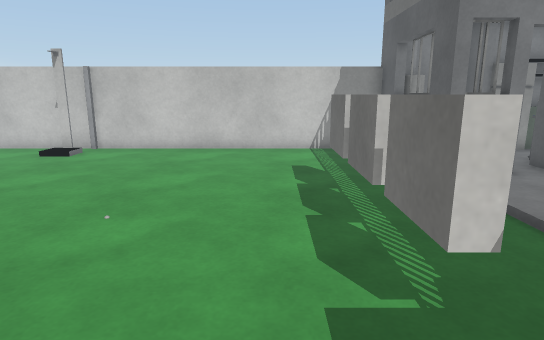
[1] (above)

17 first-person views from a walk through a Unity game level. The camera is 1.2 m above the floor, tilts 12° down and sees 75° across. The floor is counted in squares, 0.5 m on a side. Each view is taken from the middle of a square. On the plan, view 1 faces up. The plan holds only what a view shows up to about 20 squares ahead; the rest is blank. The place goes on beyond the plan. The player character is not drawn. Door leaves are left out, so doorways stand open. Surface patterns are stand-ins for the level's own textures.

[2]
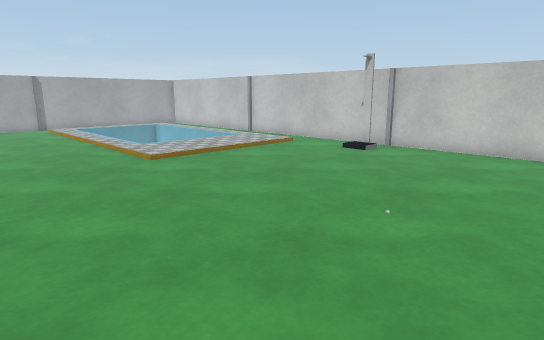

[3]
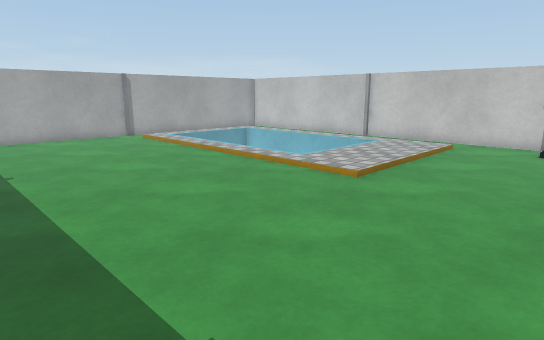

[4]
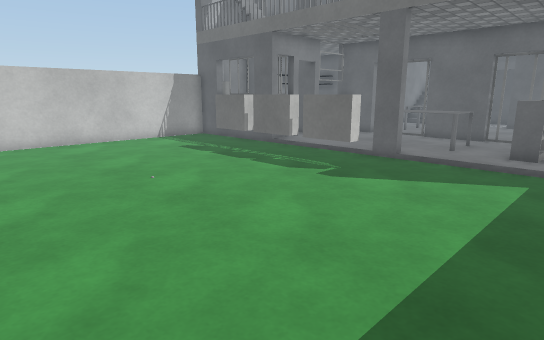

[5]
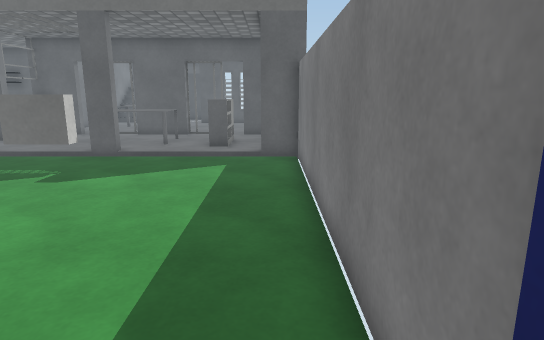

[6]
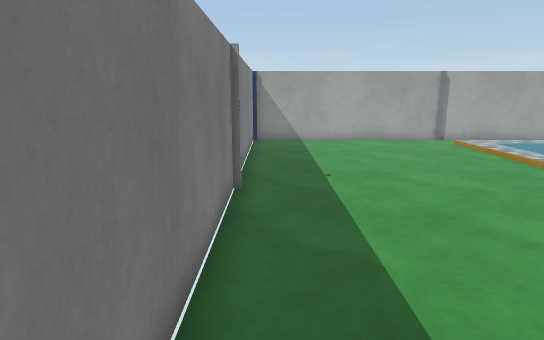

[7]
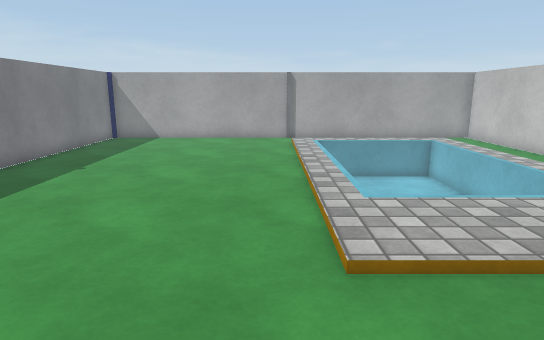

[8]
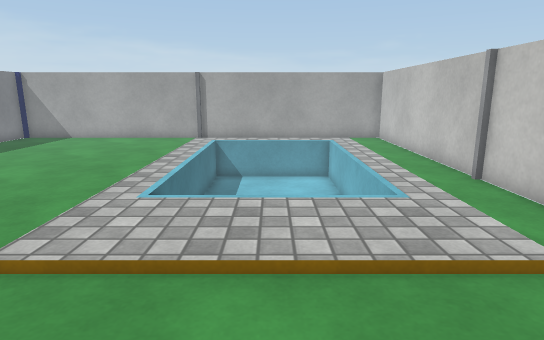

[9]
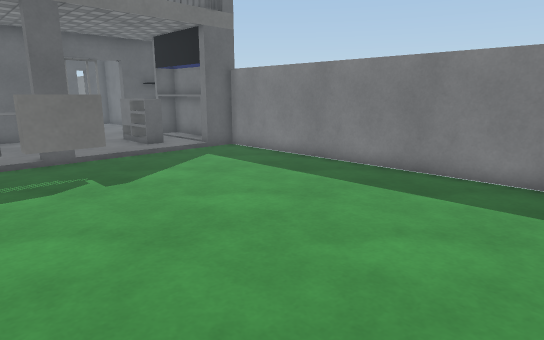

[10]
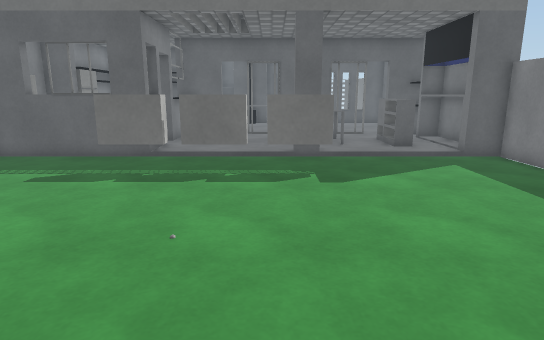

[11]
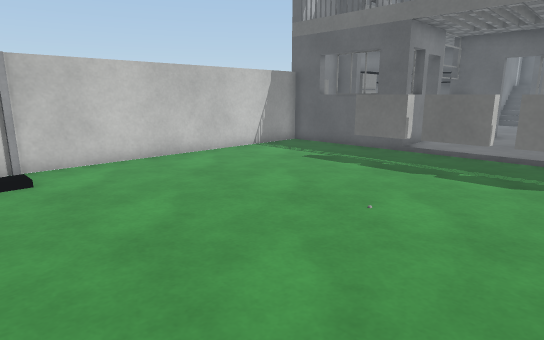

[12]
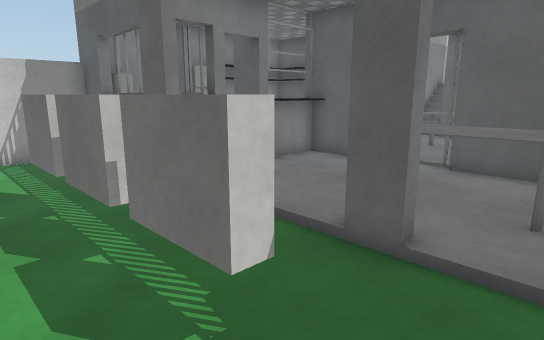

[13]
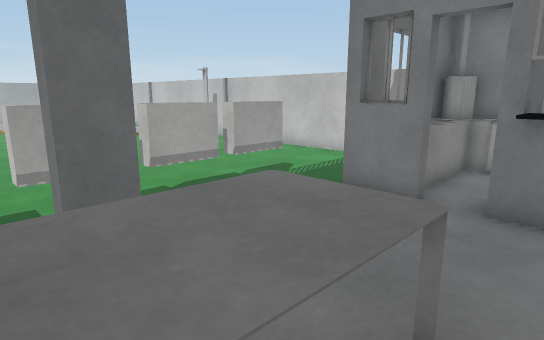

[14]
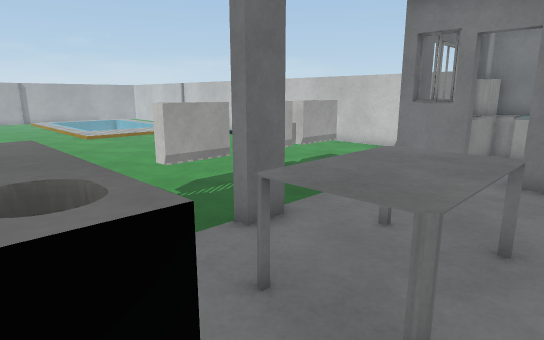

[15]
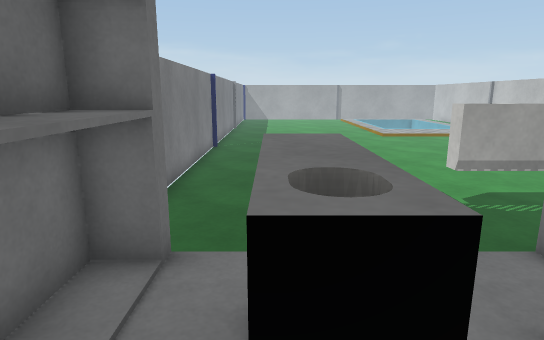

[16]
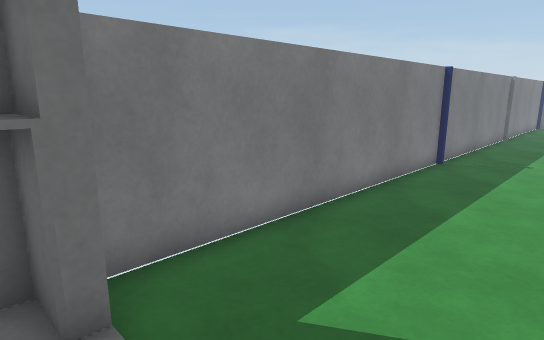

[17]
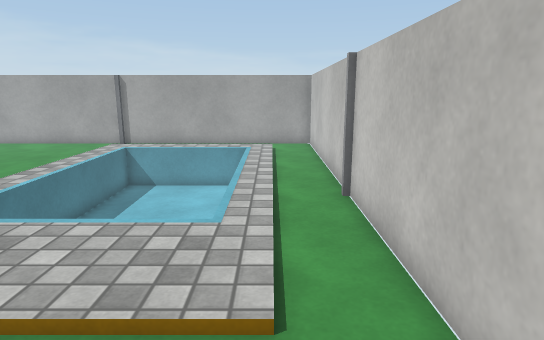

### Floor plan
Key: @ floor where view 1 was taken; # wall or solid block; x gap in a wall; . main floor; - floor 0.75 m lower than the main floor; / step, stairs or slope; D open door; = window, fence, low wall or low ledge; ^ raised ledge; T thing the floor can be seen under or through; S shelf; O other object.
Columns run from 28 left of view 1 to 12 right of it. Each row starts with its distance up from view 1.
 16 ###################################
 15 #..................##............####  ##
 14 #................................#^####
 13 # .=========/....................O^..
 12 # .-----    /....................O^..^
 11 # .-----    /....................#^##^
 10 # .-----    /.................T..OODDSO#
  9 # .-----    /.................T......SS#
  8 # .-----    /.................x........#
  7 # .........//.................T.........
  6 #.............................T........#
  5 #.............................T....^^^.#
  4 #.............................T..#.^^^.#
  3 #..................................^^^.#
  2 #..................................^^^.#
  1 #......................................#
  0 #...........................@......^==.#
 -1 #..................................^==.#
 -2 #................................  #####
 -3 #................................##
 -4 ##################################

Where each view was taken, in squares from view 1:
view 1: 0 up, 0 right, facing up
view 2: 0 up, 0 right, facing up-left
view 3: 3 down, 7 left, facing up-left
view 4: 3 down, 8 left, facing up-right
view 5: 3 down, 9 left, facing right
view 6: 3 down, 9 left, facing left
view 7: 5 up, 8 left, facing left
view 8: 10 up, 8 left, facing left
view 9: 7 up, 9 left, facing down-right
view 10: 5 up, 9 left, facing right
view 11: 3 up, 10 left, facing up-right
view 12: 1 up, 0 right, facing up-right
view 13: 2 up, 10 right, facing up-left
view 14: 1 down, 10 right, facing up-left
view 15: 1 down, 10 right, facing left
view 16: 1 up, 6 right, facing down-left
view 17: 14 up, 9 left, facing left
